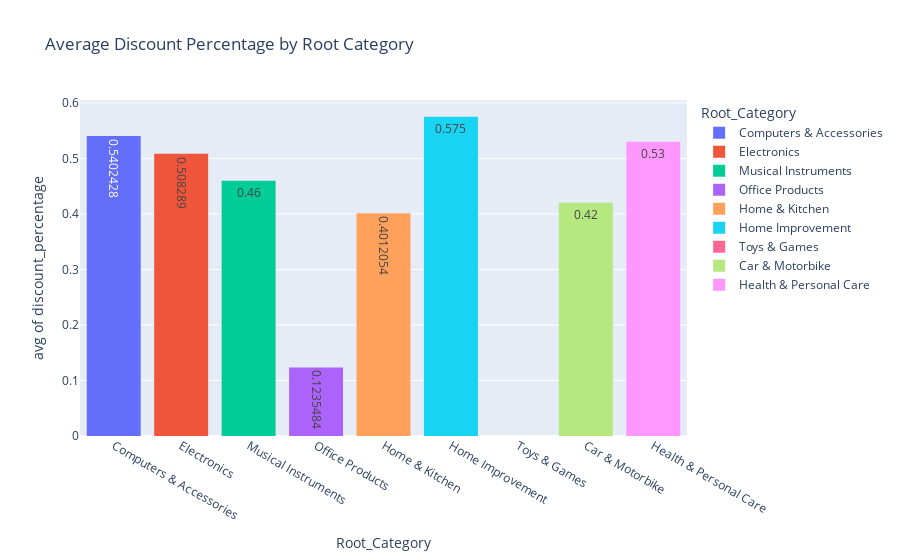

The cell this chart's notebook holds for it:
### Code cell
fig = px.histogram(newdf, x="Root_Category", y="discount_percentage", histfunc="avg",color="Root_Category",text_auto=True,title='Average Discount Percentage by Root Category')
fig.write_image("images/fig6.png")
fig.show()

### Figure 1 — Plotly figure (JSON) as saved in the notebook; plotly's stock layout.template omitted (floating-point values rounded to 4 significant figures; data arrays with more than 128 entries replaced by an {"elided": "..."} marker saying what was removed)
{"data": [{"alignmentgroup": "True", "bingroup": "x", "histfunc": "avg", "hovertemplate": "Root_Category=%{x}<br>avg of discount_percentage=%{y}<extra></extra>", "legendgroup": "Computers & Accessories", "marker": {"color": "#636efa", "pattern": {"shape": ""}}, "name": "Computers & Accessories", "offsetgroup": "Computers & Accessories", "orientation": "v", "showlegend": true, "texttemplate": "%{value}", "type": "histogram", "x": {"elided": "453 str values"}, "xaxis": "x", "y": {"elided": "453 float values"}, "yaxis": "y"}, {"alignmentgroup": "True", "bingroup": "x", "histfunc": "avg", "hovertemplate": "Root_Category=%{x}<br>avg of discount_percentage=%{y}<extra></extra>", "legendgroup": "Electronics", "marker": {"color": "#EF553B", "pattern": {"shape": ""}}, "name": "Electronics", "offsetgroup": "Electronics", "orientation": "v", "showlegend": true, "texttemplate": "%{value}", "type": "histogram", "x": {"elided": "526 str values"}, "xaxis": "x", "y": {"elided": "526 float values"}, "yaxis": "y"}, {"alignmentgroup": "True", "bingroup": "x", "histfunc": "avg", "hovertemplate": "Root_Category=%{x}<br>avg of discount_percentage=%{y}<extra></extra>", "legendgroup": "Musical Instruments", "marker": {"color": "#00cc96", "pattern": {"shape": ""}}, "name": "Musical Instruments", "offsetgroup": "Musical Instruments", "orientation": "v", "showlegend": true, "texttemplate": "%{value}", "type": "histogram", "x": ["Musical Instruments", "Musical Instruments"], "xaxis": "x", "y": [0.6, 0.32], "yaxis": "y"}, {"alignmentgroup": "True", "bingroup": "x", "histfunc": "avg", "hovertemplate": "Root_Category=%{x}<br>avg of discount_percentage=%{y}<extra></extra>", "legendgroup": "Office Products", "marker": {"color": "#ab63fa", "pattern": {"shape": ""}}, "name": "Office Products", "offsetgroup": "Office Products", "orientation": "v", "showlegend": true, "texttemplate": "%{value}", "type": "histogram", "x": ["Office Products", "Office Products", "Office Products", "Office Products", "Office Products", "Office Products", "Office Products", "Office Products", "Office Products", "Office Products", "Office Products", "Office Products", "Office Products", "Office Products", "Office Products", "Office Products", "Office Products", "Office Products", "Office Products", "Office Products", "Office Products", "Office Products", "Office Products", "Office Products", "Office Products", "Office Products", "Office Products", "Office Products", "Office Products", "Office Products", "Office Products"], "xaxis": "x", "y": [0, 0, 0.05, 0.02, 0.75, 0.14, 0, 0, 0.2, 0.2, 0.31, 0.22, 0, 0.11, 0.49, 0.05, 0, 0.15, 0.02, 0.1, 0, 0.15, 0.53, 0, 0, 0.24, 0, 0.1, 0, 0, 0], "yaxis": "y"}, {"alignmentgroup": "True", "bingroup": "x", "histfunc": "avg", "hovertemplate": "Root_Category=%{x}<br>avg of discount_percentage=%{y}<extra></extra>", "legendgroup": "Home & Kitchen", "marker": {"color": "#FFA15A", "pattern": {"shape": ""}}, "name": "Home & Kitchen", "offsetgroup": "Home & Kitchen", "orientation": "v", "showlegend": true, "texttemplate": "%{value}", "type": "histogram", "x": {"elided": "448 str values"}, "xaxis": "x", "y": {"elided": "448 float values"}, "yaxis": "y"}, {"alignmentgroup": "True", "bingroup": "x", "histfunc": "avg", "hovertemplate": "Root_Category=%{x}<br>avg of discount_percentage=%{y}<extra></extra>", "legendgroup": "Home Improvement", "marker": {"color": "#19d3f3", "pattern": {"shape": ""}}, "name": "Home Improvement", "offsetgroup": "Home Improvement", "orientation": "v", "showlegend": true, "texttemplate": "%{value}", "type": "histogram", "x": ["Home Improvement", "Home Improvement"], "xaxis": "x", "y": [0.57, 0.58], "yaxis": "y"}, {"alignmentgroup": "True", "bingroup": "x", "histfunc": "avg", "hovertemplate": "Root_Category=%{x}<br>avg of discount_percentage=%{y}<extra></extra>", "legendgroup": "Toys & Games", "marker": {"color": "#FF6692", "pattern": {"shape": ""}}, "name": "Toys & Games", "offsetgroup": "Toys & Games", "orientation": "v", "showlegend": true, "texttemplate": "%{value}", "type": "histogram", "x": ["Toys & Games"], "xaxis": "x", "y": [0], "yaxis": "y"}, {"alignmentgroup": "True", "bingroup": "x", "histfunc": "avg", "hovertemplate": "Root_Category=%{x}<br>avg of discount_percentage=%{y}<extra></extra>", "legendgroup": "Car & Motorbike", "marker": {"color": "#B6E880", "pattern": {"shape": ""}}, "name": "Car & Motorbike", "offsetgroup": "Car & Motorbike", "orientation": "v", "showlegend": true, "texttemplate": "%{value}", "type": "histogram", "x": ["Car & Motorbike"], "xaxis": "x", "y": [0.42], "yaxis": "y"}, {"alignmentgroup": "True", "bingroup": "x", "histfunc": "avg", "hovertemplate": "Root_Category=%{x}<br>avg of discount_percentage=%{y}<extra></extra>", "legendgroup": "Health & Personal Care", "marker": {"color": "#FF97FF", "pattern": {"shape": ""}}, "name": "Health & Personal Care", "offsetgroup": "Health & Personal Care", "orientation": "v", "showlegend": true, "texttemplate": "%{value}", "type": "histogram", "x": ["Health & Personal Care"], "xaxis": "x", "y": [0.53], "yaxis": "y"}], "layout": {"barmode": "relative", "legend": {"title": {"text": "Root_Category"}, "tracegroupgap": 0}, "title": {"text": "Average Discount Percentage by Root Category"}, "xaxis": {"anchor": "y", "categoryarray": ["Computers & Accessories", "Electronics", "Musical Instruments", "Office Products", "Home & Kitchen", "Home Improvement", "Toys & Games", "Car & Motorbike", "Health & Personal Care"], "categoryorder": "array", "domain": [0, 1], "title": {"text": "Root_Category"}}, "yaxis": {"anchor": "x", "domain": [0, 1], "title": {"text": "avg of discount_percentage"}}}}
